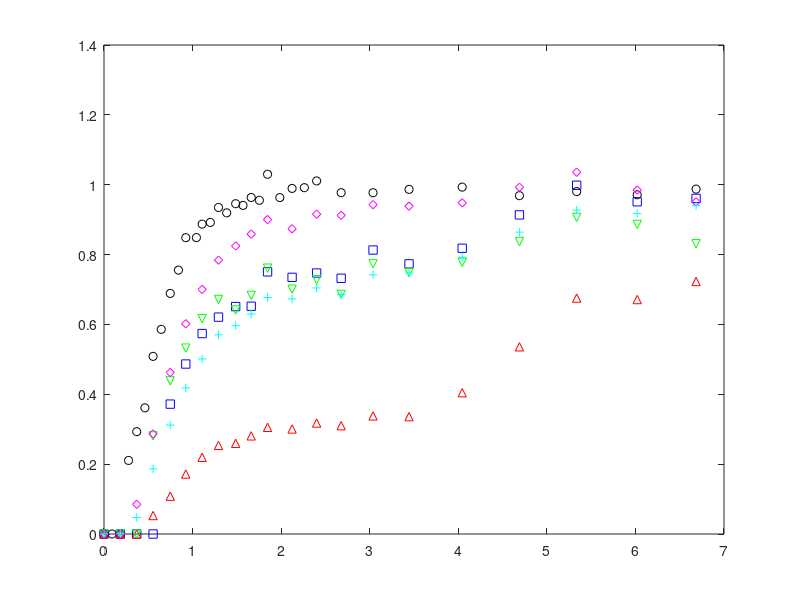

This figure's MATLAB source: (Note: this script raises an error after producing the figure.)
clear all
close all

%first-type BC;
%kinetic model;
%see Van Genuchten pg. 16 and 28:



%data = csvread('ObjC_1_gas.csv',1,0);
data = csvread('Obj1c_part2_gas.csv',1,0);
data_time = data(:,1).*60; %time in sec
ethane = data(:,2);
helium = data(:,3);
n2o = data(:,4);
sf6 = data(:,5);
ch4 = data(:,6);



data_br = csvread('Obj1c_part2_br.csv',1,0);
%data_br = csvread('Obj1b_br.csv',1,0);
Br_time = data_br(:,1).*60;
Br = data_br(:,2);

measured = Br; %define which solute you are modeling

%If Vg/Vw = .01, then
%R_He = 2
%R_SF6 = 2.5
%R_ethane = 1.2
%R_N2O = 1.015

%time units are in seconds;
%length units are in m;

C_o = 1; %dimensionless
t = 0:50:49950;   %default delta t is 25
%D = [2.125e-6:0.0625e-6:2.375e-6]; 
D = 4.81125e-6;

%2.69e-6, dispersion coefficients, m2/s, default 5e-7; determined from bromide only.
    %%%%%%3.1e-6 for bromide
%v_m = 7.75e-5:0.0625e-5:8e-5;  
v_m = 7.05875e-5;


%velocity, 7.09e-5,  m/s, default 1e-4 m/s
    %%%%%%%3e-5 for bromide
    %try 1.19e-4 to 1.43e-4, expected values based on reactor geometry +
    %porosity
L = .3;
theta_m = 0.586; %mobile phase volume (dynamic, macropores)
theta_im = 0.31; %immobile phase volume (stagnant, micropores)
phi_m = theta_m/(theta_m + theta_im)  %fraction of liquid phase that is mobile


data_PV = v_m(1).*data_time.*phi_m./L

data_PV_br_plot = v_m(1).*Br_time.*phi_m./L


figure(11)
clf
h1 = plot(data_PV_br_plot, Br,'ok')
hold on
h2 = plot(data_PV, ethane, 'sb')
hold on
h3 = plot(data_PV, helium, '^r')
hold on
h4 = plot(data_PV, sf6, 'vg')
hold on
h5 = plot(data_PV, n2o, 'dm')
hold on
h6 = plot(data_PV, ch4, '+c')
hold on


R = 1.0001; %ethane 2.7
%R = [2.0:.5:6.0];
R_m = 1.0001;
%R_m = [1.0:.5:3.0];
alpha = 0.0001;  %ethane 1.3e-4
%alpha = [.9e-4:.1e-4:2.5e-4];
loopcnt = 0;

results_matrix = zeros(length(v_m)*length(D),4);
%column 1 of results_matrix is loopcnt
%column 2 of results_matrix is R
%column 3 of results_matrix is alpha
%column 4 of results_matrix is sum of squared residuals



beta = phi_m*R_m/R;


for j = 1:length(v_m)
    
    for k = 1:length(D)
        
        
w = alpha*L*(R-1)/(v_m(j)*theta_m);
P = v_m(j)*L/D(k); %Peclet number
PV = v_m(j).*t.*phi_m./L;     %pore volumes, tau in equations in Table 2 in Van Genuchten
data_PV_br = v_m(j).*Br_time.*phi_m./L;


%G term in Van Genuchten, equation SI-1 in Table 2:
G_T = .5 *  erfc( sqrt(P./(4.*beta.*R.*PV)).*(beta*R-PV)) + .5*exp(P).*erfc( sqrt (P./(4.*beta.*R.*PV) ).*(beta*R + PV) );
%IMPORTANT NOTE: Equation SI-1 in Table 2 has the final term as beta*R-tau.
%I think this is an error and that it should be beta*R+tau.  At the top of page 18 they note: 
%"Expressions for G(T) in Table 2 follow from those given in Table 1 by replacing T by
%tau and R by (beta*R).  In Table 1, the final term is R+T, so based on
%their statement the final term should be B*R+tau.
%This is how it is coded above, and this equation gives an effluent C
%ranging from 0 to 1, while the original equation from Van Genuchten has an
%effluent C ranging from 0 to a number much greater than 1.

%exponential term multiplied by G
term = exp(-w.*PV/(beta*R));


integrand_vec = zeros(1,length(PV));

delta_tau = 0.001;   %tau time increment, also d_tau dummy variable
                    %default .001

for i = 2:length(PV);  %2:length(PV)
    
    tau = [0:delta_tau:PV(i)];
    
G_tau = .5 *  erfc( sqrt(P./(4.*beta.*R.*tau)).*(beta*R-tau)) + .5*exp(P).*erfc( sqrt (P./(4.*beta.*R.*tau) ).*(beta*R + tau) );
    
    a = w.*tau;
    b = w.*(PV(i) - tau)./( (1 - beta)*R );
    
    squig = 2*sqrt(a.*b);
    
%In equation 36, the I_0 and I_1 are modified bessel functions, see
%notation on pg. 50-51
I_0 = besseli(0,squig);  %modified bessel function of the first kind, order 0
I_1 = besseli(1,squig);  %modified bessel function of the first kind, order 1
    
%H term defined by Equation 36:
H = exp(-a-b).* ( I_0/beta + (squig.*I_1)./(2.*b.*(1-beta)) );


prod = G_tau.*H;

integrand = delta_tau*trapz(prod(1:length(prod)-1));   %last element of product is NaN, since the last element of H is NaN ...
                                                    %due to division by 0
                                                    %in b term
integrand_vec(i) = integrand;


end


BrC = G_T.*term + w/R .* integrand_vec;


%find indices in PV that are closest PV to data: 
edges = [-Inf, mean([PV(2:end); PV(1:end-1)]), +Inf];
%I = discretize(data_PV_br, edges);
I = discretize(data_PV_br, edges);

RSS = sum((BrC(I) - measured').^2)


loopcnt = loopcnt + 1

     results_matrix(loopcnt,1) = loopcnt;
     results_matrix(loopcnt,2) = v_m(j);
     results_matrix(loopcnt,3) = D(k);
     results_matrix(loopcnt,4) = RSS;

    end
    
end




figure(111)
clf
plot(PV, BrC,'-')
ylim([-0.1 1.1])
xlim([0 2])
ylabel('C/C_o')
xlabel('PV')

%column 1 of results_matrix is loopcnt
%column 2 of results_matrix is R
%column 3 of results_matrix is alpha
%column 4 of results_matrix is sum of squared residuals

y = [results_matrix(:,1)'; results_matrix(:,2)'; results_matrix(:,3)'; results_matrix(:,4)']
fileID = fopen('results_matrix.txt','w');
%fprintf(fileID, 'Exponential Function\n\n');
fprintf(fileID,'%0.3f %0.3e %0.3e %0.4f\n',y);
fclose(fileID);




y = [PV; BrC];
fileID = fopen('exptable.txt','w');
%fprintf(fileID, 'Exponential Function\n\n');
fprintf(fileID,'%f %f\n',y);
fclose(fileID);


%find indices in PV that are closest PV to data: 
edges = [-Inf, mean([PV(2:end); PV(1:end-1)]), +Inf];
%I = discretize(data_PV_br, edges);
I = discretize(data_PV_br, edges);

RSS = sum((BrC(I) - measured').^2)
TSS = sum((measured - mean(measured)).^2)
R2 = 1 - (RSS/TSS)



figure(11)
plot(PV, BrC,'-r')
ylim([-0.1 1.1])
xlim([0 9])
ylabel('C/C_o')
xlabel('PV')
text(.4, .8, sprintf('R = %0.2f', R))
text(.4, .9, sprintf('alpha = %0.2e s^{-1}', alpha))
text(.4, .7, sprintf('R^2 = %0.3f', R2))
saveas(gcf,'output.eps','epsc')


figure (101)
brarea = cumtrapz(PV,BrC);
totbrarea = trapz(PV,BrC);
totbrmass = (data_PV(end))*1;
normalizedbr = brarea/totbrmass;
plot(PV, normalizedbr)



measured = ch4; %define which solute you are modeling

%fit parameters:
%R = 2;      %MUST BE > 1
%alpha = 1e-3;    %rate constant, try starting in the range 5e-4 to 5e-3

                    %1/s, 100 d^-1 from Geistlinger (2005) = 1e-3 1/s
                    %vulava has 5e-4 - 1e-3  1/s for alpha for SF6, so
                    %probably faster for Helium, N2O
                    %velocity in bioreactor on the order of .003 m/s, much slower than in Vulava, so 
                    %expect lower alpha
%for determination of R-squared:



%dimensionless parameters
%defined in Van Genuchten pg. 15, with the exception of w, beta, and R
%For w and beta, defined on pg. 28 for one-site kinetic
%non-equilibrium adsorption.  For R, comes from Fry et al. (1994) and Vulava et al. (2002): 
%R = 1 + KH*(Vg/Vw)   %use this with specific K_H values to determine Vg/Vw
%based on fit R parameter




R = 6.9; %ethane 2.7
%R = [1.1:0.02:1.2];
%R_m = [1.1:0.1:2.8];
R_m = 1.15;
alpha = 2.25e-5;  %ethane 1.3e-4
%alpha = [1e-5 1e-6 1e-7 1e-8 1e-9];%8e-6:4e-6:8e-5];

loopcnt = 0;

results_matrix = zeros(length(R)*length(alpha),5);
%column 1 of results_matrix is loopcnt
%column 2 of results_matrix is R
%column 3 of results_matrix is R_m
%column 4 of results_matrix is alpha
%column 5 of results_matrix is sum of squared residuals




for j = 1:length(R)
    
    for k = 1:length(alpha)
        
        for l = 1:length(R_m)
        
        
w = alpha(k)*L*(R(j)-1)/(v_m*theta_m);
beta = phi_m*R_m(l)/R(j);



%G term in Van Genuchten, equation SI-1 in Table 2:
G_T = .5 *  erfc( sqrt(P./(4.*beta.*R(j).*PV)).*(beta*R(j)-PV)) + .5*exp(P).*erfc( sqrt (P./(4.*beta.*R(j).*PV) ).*(beta*R(j) + PV) );
%IMPORTANT NOTE: Equation SI-1 in Table 2 has the final term as beta*R-tau.
%I think this is an error and that it should be beta*R+tau.  At the top of page 18 they note: 
%"Expressions for G(T) in Table 2 follow from those given in Table 1 by replacing T by
%tau and R by (beta*R).  In Table 1, the final term is R+T, so based on
%their statement the final term should be B*R+tau.
%This is how it is coded above, and this equation gives an effluent C
%ranging from 0 to 1, while the original equation from Van Genuchten has an
%effluent C ranging from 0 to a number much greater than 1.

%exponential term multiplied by G
term = exp(-w.*PV/(beta*R(j)));

%some figures to visualize how each of these terms are affected by
%different fit parameters:
%use these to troubleshoot problems if the model acts weird with certain
%paremeters.
%figure(5)
%plot(PV,term)
%title('Term')

integrand_vec = zeros(1,length(PV));

delta_tau = 0.001;   %tau time increment, also d_tau dummy variable
                    %default .001

for i = 2:length(PV);  %2:length(PV)
    
    tau = [0:delta_tau:PV(i)];
    
G_tau = .5 *  erfc( sqrt(P./(4.*beta.*R(j).*tau)).*(beta*R(j)-tau)) + .5*exp(P).*erfc( sqrt (P./(4.*beta.*R(j).*tau) ).*(beta*R(j) + tau) );
    
    a = w.*tau;
    b = w.*(PV(i) - tau)./( (1 - beta)*R(j) );
    
    squig = 2*sqrt(a.*b);
    
%In equation 36, the I_0 and I_1 are modified bessel functions, see
%notation on pg. 50-51
I_0 = besseli(0,squig);  %modified bessel function of the first kind, order 0
I_1 = besseli(1,squig);  %modified bessel function of the first kind, order 1
    
%H term defined by Equation 36:
H = exp(-a-b).* ( I_0/beta + (squig.*I_1)./(2.*b.*(1-beta)) );


prod = G_tau.*H;

integrand = delta_tau*trapz(prod(1:length(prod)-1));   %last element of product is NaN, since the last element of H is NaN ...
                                                    %due to division by 0
                                                    %in b term
integrand_vec(i) = integrand;


end


%first_term = G_T.*term;
%figure(14)
%plot(PV,first_term)
%title('G*exp term')

%C = G(1:length(G)-1).*term(1:length(term)-1) + (w/R).*ConvInt;   %equation 35 in van genuchten
C = G_T.*term + w/R(j) .* integrand_vec;


%find indices in PV that are closest PV to data: 
edges = [-Inf, mean([PV(2:end); PV(1:end-1)]), +Inf];
%I = discretize(data_PV_br, edges);
I = discretize(data_PV, edges);

RSS = sum((C(I) - measured').^2)


loopcnt = loopcnt + 1

     results_matrix(loopcnt,1) = loopcnt;
     results_matrix(loopcnt,2) = R(j);
     results_matrix(loopcnt,3) = R_m(l);
     results_matrix(loopcnt,4) = alpha(k);
     results_matrix(loopcnt,5) = RSS;

    end
    
    end

end

C(C > 1) = 1;

figure(11)
plot(PV, C,'-m')
hold on

%Effluent Mass Balance
figure (101)
hold on
ch4area = cumtrapz(PV,C);
totch4area = trapz(PV,C);
totch4mass = (data_PV(end))*1;
normalizedch4 = ch4area/totch4mass;
plot(PV, normalizedch4)
% massbaln2o = normalizedn2o./normalizedbr;
% plot(PV, massbaln2o)


%Headspace Mass Balance
tracersoldata = csvread('Obj1c_part2_tracer_sol.csv',1,0);
ch4tracer = tracersoldata(:,6);
tracertime = tracersoldata(:,1).*60;
tracerPV = v_m.*tracertime.*phi_m./L;
interptracer = interp1(tracerPV, ch4tracer, PV);
aveinterptracer = mean([interptracer(1:end-1);interptracer(2:end)]);
avetracermass = PV(2).*aveinterptracer;
avetracermass(isnan(avetracermass))=0;
tottracermass = sum(avetracermass);
headspacedata = csvread('Obj1c_part2_headspace_ch4.csv',1,0);
seg1time = headspacedata(:,1).*60;
seg1data = headspacedata(:,2);
seg1PV = v_m.*seg1time.*phi_m./L;
seg2time = headspacedata(:,3).*60;
seg2data = headspacedata(:,4);
seg2PV = v_m.*seg2time.*phi_m./L;
seg3time = headspacedata(:,5).*60;
seg3data = headspacedata(:,6);
seg3PV = v_m.*seg3time.*phi_m./L;
seg1interp = interp1(seg1PV, seg1data, PV);
seg2interp = interp1(seg2PV, seg2data, PV);
seg3interp = interp1(seg3PV, seg3data, PV);
headspaceinterp = seg1interp+seg2interp+seg3interp;
normalizedheadspace = headspaceinterp/tottracermass;
combinedheadspace = csvread('Obj1c_part2_headspace_ch4_combined.csv',1,0);
combinedtime = combinedheadspace(:,1).*60;
combineddata = combinedheadspace(:,2);
combinedPV = v_m.*combinedtime.*phi_m./L;
normalizedcombined = combineddata/tottracermass;

%Bubble Mass Balance
bubblech4 = normalizedbr-(normalizedch4);%+normalizedheadspace);
figure(22)
plot(PV,bubblech4)
bubblech4change = diff(bubblech4);
find(bubblech4change == max(bubblech4change(:)))


%truncate data to 6.68 pore volumes
shortnormalizedch4 = normalizedch4(1:872);
shortbubblech4 = bubblech4(1:872);
shortnormalizedheadspace = normalizedheadspace(1:872);
shortPV = PV(1:872);

figure(222)
allch4 = [shortnormalizedch4' shortnormalizedheadspace' shortbubblech4'];
massbalpv = area(shortPV,allch4)
massbalpv(1).FaceColor = [0/255 128/255 255/255];
massbalpv(2).FaceColor = [252/255 226/255 5/255];
massbalpv(3).FaceColor = [255/255 40/255 0/255];
ylabel('M/M_T', 'fontsize', 25);
xlabel('Pore Volumes', 'fontsize', 25);
ylim([0 1]);
xlim([0 8])
%title('CH_4 Distribution Throughout Reactor', 'fontsize', 36);
%legend('Effluent', 'Headspace', 'Bubble Entrapped', 'Location', 'northwest');
set(gca, 'FontSize', 20);

figure(333)
finaleffluent = normalizedch4(end);
finalbubble = 0;
finalheadspace = normalizedcombined(end);
remainingheadspace = shortnormalizedheadspace(end);
liberatedbubble = finalheadspace-shortnormalizedheadspace(end);
predbubble = shortbubblech4(end);
if liberatedbubble-predbubble<0;
    unantbubble = 0;
else
    unantbubble = liberatedbubble - predbubble;
end
barallch4 = [finaleffluent, remainingheadspace, predbubble, unantbubble ; nan(1,4)];
massbalbar = bar(barallch4, 'stacked')
hold on
set(massbalbar,{'FaceColor'},{[0/255 128/255 255/255];[252/255 226/255 5/255];[255/255 40/255 0/255];'k';});
plot(1,1, '--k') 
legend('Effluent','Headspace Evolution Prior to Drainage',['Predicted Bubble Entrapment Prior to Drainage/', newline 'Predicted Bubble Liberation Following Drainage'], 'Unanticipated Bubble Liberation Following Drainage' , 'Reactor Drainage'); %
set(gca, 'FontSize', 20);
%ylim([0 1]);

recovery = finaleffluent + remainingheadspace + predbubble + unantbubble;



%Extend data to 7.68 PVs (Run for 6.68 PVs and add 1 PV for "effluent"
%remaining in reactor at experiment end
integralPV = PV(1:1000);
integralBrC = BrC(1:1000);
integraleff = C(1:1000);
Br_area = trapz(integralPV, integralBrC);
Eff_area = trapz(integralPV, integraleff);
bubblearea = Br_area-Eff_area;
btestimate_effluent = Eff_area/Br_area;
btestimate_retainedinreactor = bubblearea/Br_area;